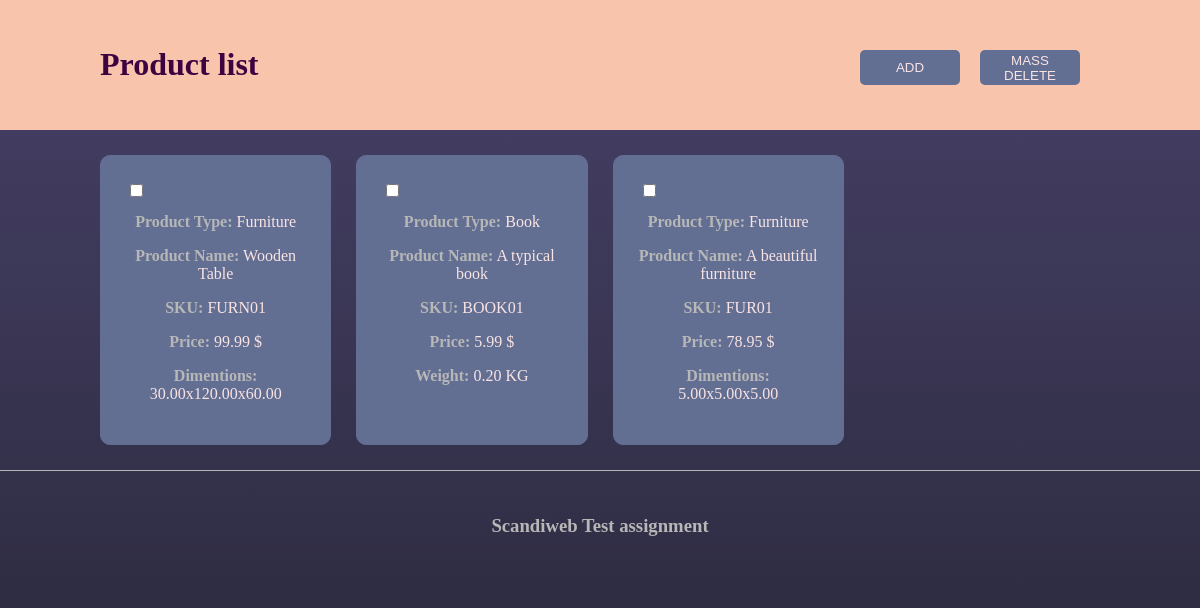
The page / on the database its author committed.
### tables this page shows
CREATE TABLE `furniture` (
  `id` int(11) NOT NULL,
  `product_id` int(11) NOT NULL,
  `height` decimal(10,2) DEFAULT NULL,
  `width` decimal(10,2) DEFAULT NULL,
  `length` decimal(10,2) DEFAULT NULL
);

CREATE TABLE `product` (
  `id` int(11) NOT NULL,
  `sku` varchar(255) NOT NULL,
  `name` varchar(255) NOT NULL,
  `price` decimal(10,2) NOT NULL,
  `product_type_id` varchar(255) NOT NULL
);

CREATE TABLE `book` (
  `id` int(11) NOT NULL,
  `product_id` int(11) NOT NULL,
  `weight` decimal(10,2) DEFAULT NULL
);

### Product/listproducts.php (called while the page is built, shortened)
<?php
include 'product.php';
include 'book.php';
include 'furniture.php';
class ListProducts {
    private $database;
    public function __construct(Database $database) {
        $this->database = $database;
    }
    public function getProducts() {
        $connection = $this->database->getConnection();
        $query = "SELECT p.*, b.weight, d.size, f.height, f.width, f.length
                  FROM product p
                  LEFT JOIN book b ON p.id = b.product_id
                  LEFT JOIN dvd d ON p.id = d.product_id
                  LEFT JOIN furniture f ON p.id = f.product_id";
        $result = $connection->query($query);
        $products = array();
        while ($row = $result->fetch_assoc()) {
            $products[] = $this->createProductFromRow($row);
        }
        return $products;
    }
    private function createProductFromRow($row) {
        $productType = $this->getProductTypeById($row['product_type_id']);
        return $productType === 'dvd'
            ? $this->createDVDFromRow($row)
            : ($productType === 'furniture'
                ? $this->createFurnitureFromRow($row)
                : ($productType === 'book'
                    ? $this->createBookFromRow($row)
                    : throw new Exception('Invalid product type: ' . $productType)));
    }
    private function getProductTypeById($productTypeId) {
        $connection = $this->database->getConnection();
        $query = "SELECT name FROM product_type WHERE id = ?";
        $stmt = $connection->prepare($query);
        $stmt->bind_param("i", $productTypeId);
        $stmt->execute();
        $result = $stmt->get_result();
        $row = $result->fetch_assoc();
        return $row['name'];
    }
    private function createBookFromRow($row) {
        return new Book(
            $row['id'],
            $row['sku'],
            $row['name'],
            $row['price'],
            $row['product_type_id'],
            $row['weight']
        );
    }
    private function createFurnitureFromRow($row) {
        return new Furniture(
            $row['id'],
            $row['sku'],
            $row['name'],
            $row['price'],
            $row['product_type_id'],
            $row['height'],
            $row['width'],
            $row['length']
        );
    }
}

### Product/product.php (called while the page is built, shortened)
<?php
abstract class Product {
    protected $id;
    protected $sku;
    protected $name;
    protected $price;
    public function __construct($id, $sku, $name, $price, $product_type_id)
    {
        $this->id = $id;
        $this->sku = $sku;
        $this->name = $name;
        $this->price = $price;
    }
    public function getId()
    {
        return $this->id;
    }
    public function getSku()
    {
        return $this->sku;
    }
    public function getName()
    {
        return $this->name;
    }
    public function getPrice()
    {
        return $this->price;
    }
}

### Product/furniture.php (the view, shortened to what this page needs)
<?php
class furniture extends Product {
    public $height;
    public $width;
    public $length;
    public function __construct($id, $sku, $name, $price, $product_type_id, $height, $width, $length)
    {
        $this->height = $height;
        $this->width = $width;
        $this->length = $length;
    }
    public function getHeight()
    {
        return $this->height;
    }
    public function getWidth()
    {
        return $this->width;
    }
    public function getLength()
    {
        return $this->length;
    }
    public function display()
    {
        echo '<div class="product">';
        echo '<input class="delete-checkbox" type="checkbox" name="selected_products[]" value="' . $this->getId() . '">';
        echo '<p><strong>Product Type:</strong> Furniture</p>';
        echo '<p><strong>Product Name:</strong> ' . $this->getName() . '</p>';
        echo '<p><strong>SKU:</strong> ' . $this->getSku() . '</p>';
        echo '<p><strong>Price:</strong> ' . $this->getPrice() . ' $ </p>';
        echo '<p><strong>Dimentions:</strong> ' . $this->getHeight() . 'x' . $this->getLength() . 'x' . $this->getWidth() . '</p>';
        echo '</div>';
    }
}

### index.php (shortened to what this page needs)
<?php
include './Product/listproducts.php';
$database = new Database('localhost', 'root', '', 'juniordev.liga.lomakina');
$listProducts = new ListProducts($database);
?>
<head>
    <link rel="stylesheet" type="text/css" href="./index.css">
</head>
<div>
    <div class="navbar">
    <h1> Product list</h1>
    <div class="inner-navbar">
    <button><a href="./addProduct">ADD</a></button>
    <form method="POST" action="./Product/deleteProducts.php">
    <button type="submit"><input type="submit"  class="submit-button" value="">MASS DELETE</button>
    </div>
    </div>
    <div class="product-list">
    <?php
        $products = $listProducts->getProducts();
        foreach ($products as $product) {
            $product->display();
        }
        ?>
    </div>
</div>
<footer>
    <h3> Scandiweb Test assignment</h3>
  </footer>

### Product/book.php (shortened to what this page needs)
<?php
class Book extends Product {
    public $weight;
    public function __construct($id, $sku, $name, $price, $product_type_id, $weight)
    {
        $this->weight = $weight;
    }
    public function getWeight()
    {
        return $this->weight;
    }
    public function display()
    {
        echo '<div class="product">';
        echo '<input class="delete-checkbox" type="checkbox" name="selected_products[]" value="' . $this->getId() . '">';
        echo '<p><strong> Product Type:</strong> Book</p>';
        echo '<p><strong>Product Name:</strong> ' . $this->getName() . '</p>';
        echo '<p><strong>SKU:</strong> ' . $this->getSku() . '</p>';
        echo '<p><strong>Price:</strong> ' . $this->getPrice() . ' $ </p>';
        echo '<p><strong>Weight:</strong> ' . $this->getWeight() . ' KG </p>';
        echo '</div>';
    }
}

### index.css (style rules this page uses)
.navbar { padding-left: 100px; padding-top: 25px; padding-bottom: 25px; display: flex; position: relative; background-color: #f9c4ac; }
.inner-navbar { display: flex; position: absolute; right: 100px; margin-top: 25px; }
button { width: 100px; height: 35px; margin-right: 20px; }
.product-list { margin-left: 100px; margin-right: 100px; margin-top: 25px; display: grid; grid-template-columns: 1fr 1fr 1fr 1fr; grid-template-rows: auto; gap: 25px; }
.product { background-color: #626f92; border: 1px solid #626f92; border-radius: 10px; padding: 25px; text-align: center; }
.product strong { color: #b7b7b7; }
.product p { color: #fae3e3; }
h1 { color: #3d0240; }
.delete-checkbox { display: flex; }
footer { padding: 25px; text-align: center; color: #b7b7b7; border-top: 1px solid #b7b7b7; margin-top: 25px; }
button { color: #fae3e3; background-color: #626f92; border: #626f92; border-radius: 5px; }
a { text-decoration: none; color: #fae3e3; }

### rows shown on the page
furniture: product.name "Wooden Table", product.sku "FURN01", product.price "99.99", height "30.00", length "120.00", width "60.00"
book: product.name "A typical book", product.sku "BOOK01", product.price "5.99", weight "0.20"
furniture: product.name "A beautiful furniture", product.sku "FUR01", product.price "78.95", height "5.00", length "5.00", width "5.00"
